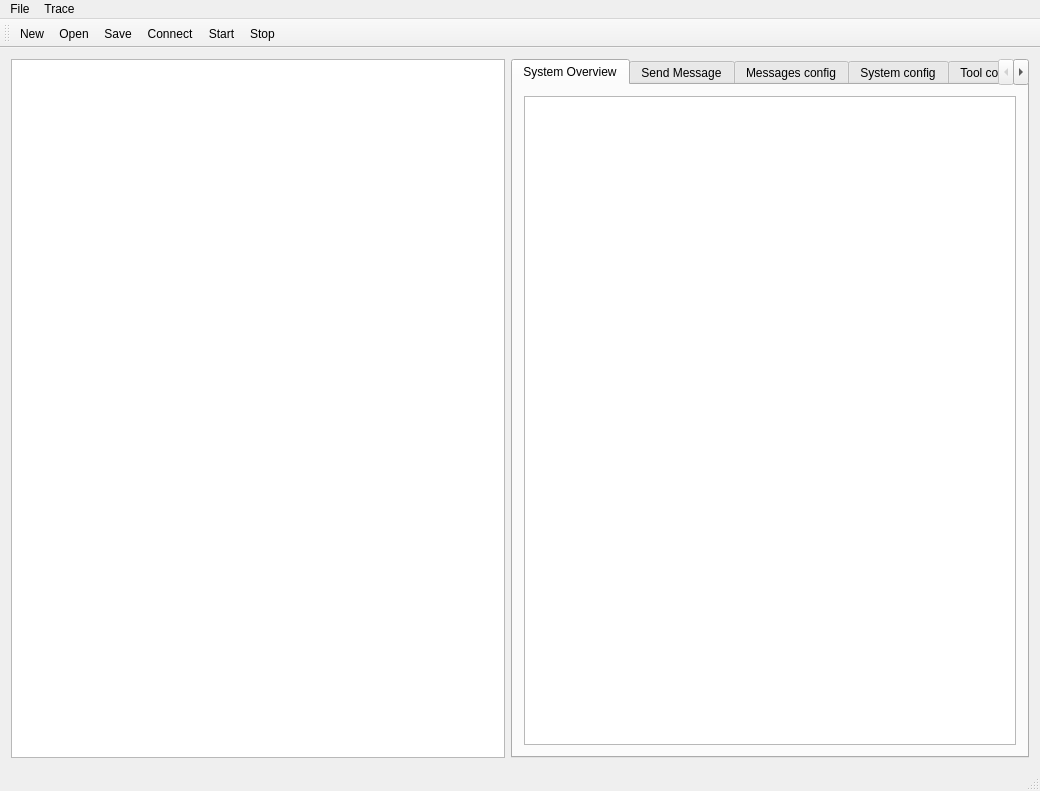
<?xml version="1.0" encoding="UTF-8"?>
<ui version="4.0">
 <class>MainWindow</class>
 <widget class="QMainWindow" name="MainWindow">
  <property name="geometry">
   <rect>
    <x>0</x>
    <y>0</y>
    <width>1040</width>
    <height>791</height>
   </rect>
  </property>
  <property name="windowTitle">
   <string>R_Visualizer</string>
  </property>
  <widget class="QWidget" name="centralWidget">
   <layout class="QHBoxLayout" name="horizontalLayout">
    <item>
     <widget class="QTableView" name="tableView"/>
    </item>
    <item>
     <widget class="QTabWidget" name="tabWidget">
      <property name="currentIndex">
       <number>0</number>
      </property>
      <widget class="QWidget" name="tab_sysOvrView">
       <attribute name="title">
        <string>System Overview</string>
       </attribute>
       <layout class="QGridLayout" name="gridLayout">
        <item row="0" column="0">
         <widget class="QGraphicsView" name="graphicsView"/>
        </item>
       </layout>
      </widget>
      <widget class="QWidget" name="tab_sndMsg">
       <attribute name="title">
        <string>Send Message</string>
       </attribute>
       <layout class="QVBoxLayout" name="verticalLayout">
        <item>
         <widget class="QGroupBox" name="groupBox">
          <property name="title">
           <string>Send Single Message</string>
          </property>
          <layout class="QGridLayout" name="gridLayout_6">
           <item row="1" column="1">
            <widget class="QLineEdit" name="lineEdit"/>
           </item>
           <item row="2" column="1">
            <widget class="QPushButton" name="pushButton">
             <property name="text">
              <string>Send</string>
             </property>
            </widget>
           </item>
           <item row="1" column="0">
            <widget class="QLineEdit" name="lineEdit_2"/>
           </item>
           <item row="0" column="0">
            <widget class="QLabel" name="label_5">
             <property name="text">
              <string>ID/Name</string>
             </property>
            </widget>
           </item>
           <item row="0" column="1">
            <widget class="QLabel" name="label_6">
             <property name="text">
              <string>Message</string>
             </property>
            </widget>
           </item>
          </layout>
         </widget>
        </item>
        <item>
         <widget class="QGroupBox" name="groupBox_3">
          <property name="title">
           <string>Send Packet</string>
          </property>
          <layout class="QGridLayout" name="gridLayout_2">
           <item row="1" column="0">
            <widget class="QTableView" name="tableView_2"/>
           </item>
           <item row="2" column="0">
            <layout class="QHBoxLayout" name="horizontalLayout_4">
             <item>
              <widget class="QPushButton" name="pushButton_2">
               <property name="text">
                <string>Add</string>
               </property>
              </widget>
             </item>
             <item>
              <widget class="QPushButton" name="pushButton_3">
               <property name="text">
                <string>Remove</string>
               </property>
              </widget>
             </item>
             <item>
              <spacer name="horizontalSpacer">
               <property name="orientation">
                <enum>Qt::Horizontal</enum>
               </property>
               <property name="sizeHint" stdset="0">
                <size>
                 <width>40</width>
                 <height>20</height>
                </size>
               </property>
              </spacer>
             </item>
             <item>
              <widget class="QPushButton" name="pushButton_4">
               <property name="text">
                <string>Load</string>
               </property>
              </widget>
             </item>
             <item>
              <widget class="QPushButton" name="pushButton_5">
               <property name="text">
                <string>Store</string>
               </property>
              </widget>
             </item>
             <item>
              <widget class="QPushButton" name="pushButton_6">
               <property name="text">
                <string>Send</string>
               </property>
              </widget>
             </item>
            </layout>
           </item>
           <item row="0" column="0">
            <widget class="QLabel" name="label_7">
             <property name="text">
              <string>Packet:</string>
             </property>
            </widget>
           </item>
          </layout>
         </widget>
        </item>
       </layout>
      </widget>
      <widget class="QWidget" name="tab_msgConfig">
       <attribute name="title">
        <string>Messages config</string>
       </attribute>
       <layout class="QVBoxLayout" name="verticalLayout_2">
        <item>
         <widget class="QGroupBox" name="groupBox_5">
          <property name="title">
           <string>Filter:</string>
          </property>
          <layout class="QGridLayout" name="gridLayout_3">
           <item row="0" column="0">
            <layout class="QVBoxLayout" name="verticalLayout_3">
             <item>
              <widget class="QLabel" name="label">
               <property name="text">
                <string>Filter ID/Name</string>
               </property>
              </widget>
             </item>
             <item>
              <widget class="QLineEdit" name="lineEdit_3"/>
             </item>
            </layout>
           </item>
           <item row="0" column="1">
            <layout class="QVBoxLayout" name="verticalLayout_5">
             <item>
              <widget class="QLabel" name="label_3">
               <property name="text">
                <string>Filter Timestamp begin</string>
               </property>
              </widget>
             </item>
             <item>
              <widget class="QLineEdit" name="lineEdit_5"/>
             </item>
            </layout>
           </item>
           <item row="1" column="0">
            <layout class="QVBoxLayout" name="verticalLayout_4">
             <item>
              <widget class="QLabel" name="label_2">
               <property name="text">
                <string>Filter MessageType</string>
               </property>
              </widget>
             </item>
             <item>
              <widget class="QLineEdit" name="lineEdit_4"/>
             </item>
            </layout>
           </item>
           <item row="1" column="1">
            <layout class="QVBoxLayout" name="verticalLayout_6">
             <item>
              <widget class="QLabel" name="label_4">
               <property name="text">
                <string>Filter Timestamp end</string>
               </property>
              </widget>
             </item>
             <item>
              <widget class="QLineEdit" name="lineEdit_6"/>
             </item>
            </layout>
           </item>
           <item row="2" column="1">
            <widget class="QPushButton" name="pushButton_7">
             <property name="text">
              <string>Apply</string>
             </property>
            </widget>
           </item>
          </layout>
         </widget>
        </item>
        <item>
         <widget class="QGroupBox" name="groupBox_6">
          <property name="title">
           <string>More options...</string>
          </property>
         </widget>
        </item>
        <item>
         <widget class="QGroupBox" name="groupBox_7">
          <property name="title">
           <string>More options...</string>
          </property>
         </widget>
        </item>
       </layout>
      </widget>
      <widget class="QWidget" name="tab_sysConfig">
       <attribute name="title">
        <string>System config</string>
       </attribute>
       <layout class="QVBoxLayout" name="verticalLayout_7">
        <item>
         <widget class="QGroupBox" name="groupBox_8">
          <property name="title">
           <string>Messaging Parameters</string>
          </property>
         </widget>
        </item>
        <item>
         <widget class="QGroupBox" name="groupBox_9">
          <property name="title">
           <string>IDs</string>
          </property>
          <layout class="QGridLayout" name="gridLayout_4">
           <item row="1" column="1">
            <widget class="QPushButton" name="pushButton_9">
             <property name="text">
              <string>Store</string>
             </property>
            </widget>
           </item>
           <item row="3" column="1">
            <widget class="QPushButton" name="pushButton_11">
             <property name="text">
              <string>Remove</string>
             </property>
            </widget>
           </item>
           <item row="0" column="0" rowspan="6">
            <widget class="QTableView" name="tableView_3"/>
           </item>
           <item row="0" column="1">
            <widget class="QPushButton" name="pushButton_8">
             <property name="text">
              <string>Load</string>
             </property>
            </widget>
           </item>
           <item row="2" column="1">
            <widget class="QPushButton" name="pushButton_10">
             <property name="text">
              <string>Add</string>
             </property>
            </widget>
           </item>
           <item row="5" column="1">
            <widget class="QPushButton" name="pushButton_12">
             <property name="text">
              <string>Apply</string>
             </property>
            </widget>
           </item>
           <item row="4" column="1">
            <spacer name="verticalSpacer">
             <property name="orientation">
              <enum>Qt::Vertical</enum>
             </property>
             <property name="sizeType">
              <enum>QSizePolicy::Minimum</enum>
             </property>
             <property name="sizeHint" stdset="0">
              <size>
               <width>20</width>
               <height>10</height>
              </size>
             </property>
            </spacer>
           </item>
          </layout>
         </widget>
        </item>
        <item>
         <widget class="QGroupBox" name="groupBox_10">
          <property name="title">
           <string>Message Types</string>
          </property>
          <layout class="QGridLayout" name="gridLayout_5">
           <item row="1" column="1">
            <widget class="QPushButton" name="pushButton_17">
             <property name="text">
              <string>Store</string>
             </property>
            </widget>
           </item>
           <item row="2" column="1">
            <widget class="QPushButton" name="pushButton_14">
             <property name="text">
              <string>Add</string>
             </property>
            </widget>
           </item>
           <item row="0" column="1">
            <widget class="QPushButton" name="pushButton_16">
             <property name="text">
              <string>Load</string>
             </property>
            </widget>
           </item>
           <item row="6" column="1">
            <widget class="QPushButton" name="pushButton_13">
             <property name="text">
              <string>Apply</string>
             </property>
            </widget>
           </item>
           <item row="3" column="1">
            <widget class="QPushButton" name="pushButton_15">
             <property name="text">
              <string>Remove</string>
             </property>
            </widget>
           </item>
           <item row="0" column="0" rowspan="7">
            <widget class="QTableView" name="tableView_4"/>
           </item>
           <item row="5" column="1">
            <spacer name="verticalSpacer_2">
             <property name="orientation">
              <enum>Qt::Vertical</enum>
             </property>
             <property name="sizeType">
              <enum>QSizePolicy::Minimum</enum>
             </property>
             <property name="sizeHint" stdset="0">
              <size>
               <width>20</width>
               <height>27</height>
              </size>
             </property>
            </spacer>
           </item>
           <item row="4" column="1">
            <widget class="QPushButton" name="pushButton_18">
             <property name="text">
              <string>Details</string>
             </property>
            </widget>
           </item>
          </layout>
         </widget>
        </item>
       </layout>
      </widget>
      <widget class="QWidget" name="tab_toolConfig">
       <property name="toolTipDuration">
        <number>-1</number>
       </property>
       <attribute name="title">
        <string>Tool config</string>
       </attribute>
      </widget>
     </widget>
    </item>
   </layout>
  </widget>
  <widget class="QMenuBar" name="menuBar">
   <property name="geometry">
    <rect>
     <x>0</x>
     <y>0</y>
     <width>1040</width>
     <height>20</height>
    </rect>
   </property>
   <widget class="QMenu" name="menuFile">
    <property name="title">
     <string>File</string>
    </property>
    <addaction name="actionNew"/>
    <addaction name="actionOpen"/>
    <addaction name="actionSave"/>
   </widget>
   <widget class="QMenu" name="menuTrace">
    <property name="title">
     <string>Trace</string>
    </property>
    <addaction name="actionConnect"/>
    <addaction name="actionStart"/>
    <addaction name="actionStop"/>
   </widget>
   <addaction name="menuFile"/>
   <addaction name="menuTrace"/>
  </widget>
  <widget class="QToolBar" name="mainToolBar">
   <attribute name="toolBarArea">
    <enum>TopToolBarArea</enum>
   </attribute>
   <attribute name="toolBarBreak">
    <bool>false</bool>
   </attribute>
   <addaction name="actionNew"/>
   <addaction name="actionOpen"/>
   <addaction name="actionSave"/>
   <addaction name="actionConnect"/>
   <addaction name="actionStart"/>
   <addaction name="actionStop"/>
  </widget>
  <widget class="QStatusBar" name="statusBar"/>
  <action name="actionNew">
   <property name="icon">
    <iconset resource="ressources.qrc">
     <normaloff>:/GUI/Icons/Icons/Add-New-32.png</normaloff>:/GUI/Icons/Icons/Add-New-32.png</iconset>
   </property>
   <property name="text">
    <string>New</string>
   </property>
   <property name="toolTip">
    <string>Create a new file</string>
   </property>
   <property name="shortcut">
    <string>Ctrl+N</string>
   </property>
  </action>
  <action name="actionOpen">
   <property name="icon">
    <iconset resource="ressources.qrc">
     <normaloff>:/GUI/Icons/Icons/Open-32.png</normaloff>:/GUI/Icons/Icons/Open-32.png</iconset>
   </property>
   <property name="text">
    <string>Open</string>
   </property>
   <property name="toolTip">
    <string>Open an existing file</string>
   </property>
   <property name="shortcut">
    <string>Ctrl+O</string>
   </property>
  </action>
  <action name="actionSave">
   <property name="icon">
    <iconset resource="ressources.qrc">
     <normaloff>:/GUI/Icons/Icons/Save-32.png</normaloff>:/GUI/Icons/Icons/Save-32.png</iconset>
   </property>
   <property name="text">
    <string>Save</string>
   </property>
   <property name="toolTip">
    <string>Save current data to a file</string>
   </property>
   <property name="shortcut">
    <string>Ctrl+S</string>
   </property>
  </action>
  <action name="actionConnect">
   <property name="icon">
    <iconset resource="ressources.qrc">
     <normaloff>:/GUI/Icons/Icons/Network-01-32.png</normaloff>:/GUI/Icons/Icons/Network-01-32.png</iconset>
   </property>
   <property name="text">
    <string>Connect</string>
   </property>
  </action>
  <action name="actionStart">
   <property name="icon">
    <iconset resource="ressources.qrc">
     <normaloff>:/GUI/Icons/Icons/Check-32.png</normaloff>:/GUI/Icons/Icons/Check-32.png</iconset>
   </property>
   <property name="text">
    <string>Start</string>
   </property>
  </action>
  <action name="actionStop">
   <property name="icon">
    <iconset resource="ressources.qrc">
     <normaloff>:/GUI/Icons/Icons/Delete-32.png</normaloff>:/GUI/Icons/Icons/Delete-32.png</iconset>
   </property>
   <property name="text">
    <string>Stop</string>
   </property>
  </action>
 </widget>
 <layoutdefault spacing="6" margin="11"/>
 <resources>
  <include location="ressources.qrc"/>
 </resources>
 <connections/>
</ui>
